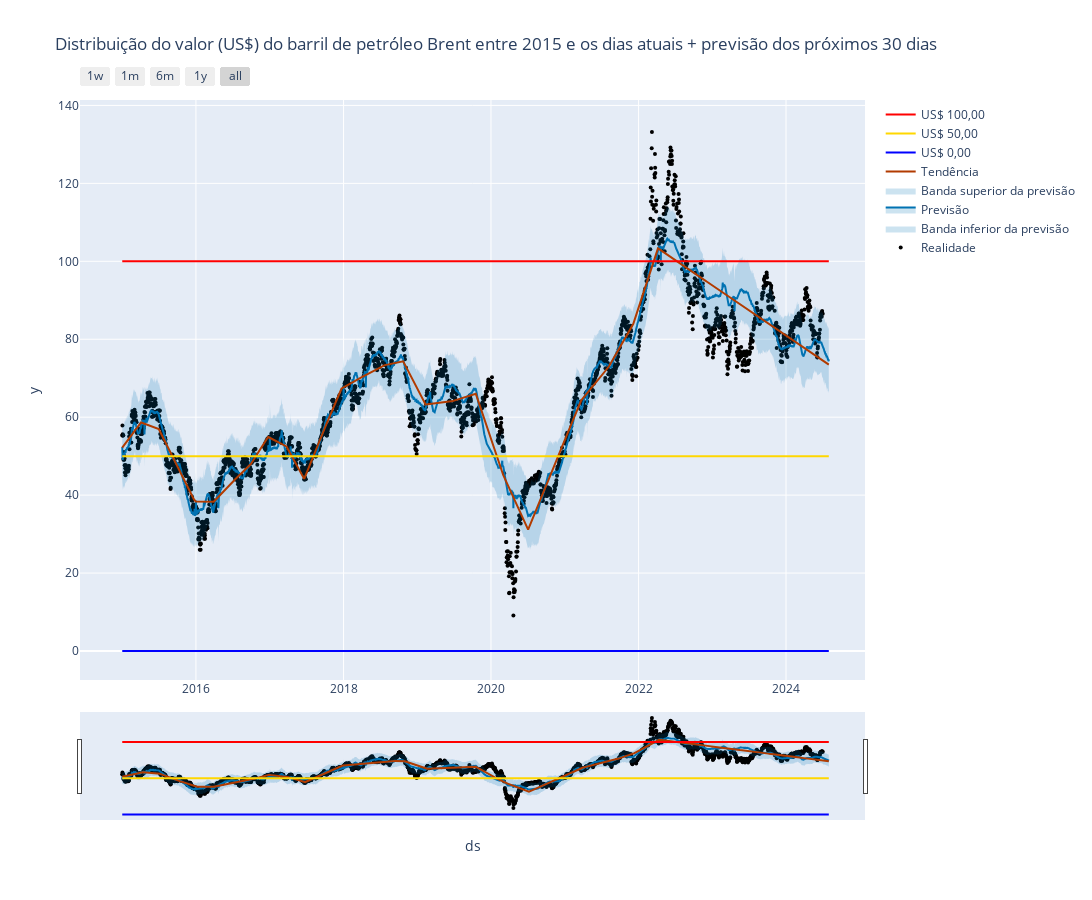

Notebook code for this chart:
### Code cell
# plot dos preços históricos (desde 2015) + janela de previsão

fig = plot_plotly(modelo, previsao, trend=True, figsize=(1200, 900))

# checando as configs criadas pelo Plotly

print(fig)

linha_azul = go.Scatter(x=[2015, previsao.iloc[-1, :].ds], y=[0, 0], mode='lines', line=dict(color='blue'), name='US$ 0,00')
linha_amarela = go.Scatter(x=[2015, previsao.iloc[-1, :].ds], y=[50, 50], mode='lines', line=dict(color='gold'), name='US$ 50,00')
linha_vermelha = go.Scatter(x=[2015, previsao.iloc[-1,:].ds], y=[100, 100], mode='lines', line=dict(color='red'), name='US$ 100,00')
fig.update_layout(title='Distribuição do valor (US$) do barril de petróleo Brent entre 2015 e os dias atuais + previsão dos próximos 30 dias', showlegend=True)
fig.data[0].name = 'Realidade'
fig.data[1].name = 'Banda inferior da previsão'
fig.data[1].fill = 'tonexty'
fig.data[1].fillcolor = 'rgba(0, 114, 178, 0.2)'
fig.data[2].name = 'Previsão'
fig.data[3].name = 'Banda superior da previsão'
fig.data[4].name = 'Tendência'
fig.add_trace(linha_azul)
fig.add_trace(linha_amarela)
fig.add_trace(linha_vermelha)
fig.show()

### Figure 1 — Plotly figure (JSON) as saved in the notebook; plotly's stock layout.template omitted (floating-point values rounded to 4 significant figures; data arrays with more than 128 entries replaced by an {"elided": "..."} marker saying what was removed)
{"data": [{"marker": {"color": "black", "size": 4}, "mode": "markers", "name": "Realidade", "type": "scatter", "x": {"elided": "2816 str values"}, "y": {"elided": "2816 float values"}}, {"fill": "tonexty", "fillcolor": "rgba(0, 114, 178, 0.2)", "hoverinfo": "skip", "line": {"width": 0}, "mode": "lines", "name": "Banda inferior da previsão", "type": "scatter", "x": {"elided": "2846 str values"}, "y": {"elided": "2846 float values"}}, {"fill": "tonexty", "fillcolor": "rgba(0, 114, 178, 0.2)", "line": {"color": "#0072B2", "width": 2}, "mode": "lines", "name": "Previsão", "type": "scatter", "x": {"elided": "2846 str values"}, "y": {"elided": "2846 float values"}}, {"fill": "tonexty", "fillcolor": "rgba(0, 114, 178, 0.2)", "hoverinfo": "skip", "line": {"width": 0}, "mode": "lines", "name": "Banda superior da previsão", "type": "scatter", "x": {"elided": "2846 str values"}, "y": {"elided": "2846 float values"}}, {"line": {"color": "#B23B00", "width": 2}, "mode": "lines", "name": "Tendência", "type": "scatter", "x": {"elided": "2846 str values"}, "y": {"elided": "2846 float values"}}, {"line": {"color": "blue"}, "mode": "lines", "name": "US$ 0,00", "type": "scatter", "x": [2015, "2024-07-31T00:00:00"], "y": [0, 0]}, {"line": {"color": "gold"}, "mode": "lines", "name": "US$ 50,00", "type": "scatter", "x": [2015, "2024-07-31T00:00:00"], "y": [50, 50]}, {"line": {"color": "red"}, "mode": "lines", "name": "US$ 100,00", "type": "scatter", "x": [2015, "2024-07-31T00:00:00"], "y": [100, 100]}], "layout": {"height": 900, "showlegend": true, "title": {"text": "Distribuição do valor (US$) do barril de petróleo Brent entre 2015 e os dias atuais + previsão dos próximos 30 dias"}, "width": 1200, "xaxis": {"rangeselector": {"buttons": [{"count": 7, "label": "1w", "step": "day", "stepmode": "backward"}, {"count": 1, "label": "1m", "step": "month", "stepmode": "backward"}, {"count": 6, "label": "6m", "step": "month", "stepmode": "backward"}, {"count": 1, "label": "1y", "step": "year", "stepmode": "backward"}, {"step": "all"}]}, "rangeslider": {"visible": true}, "title": {"text": "ds"}, "type": "date"}, "yaxis": {"title": {"text": "y"}}}}
